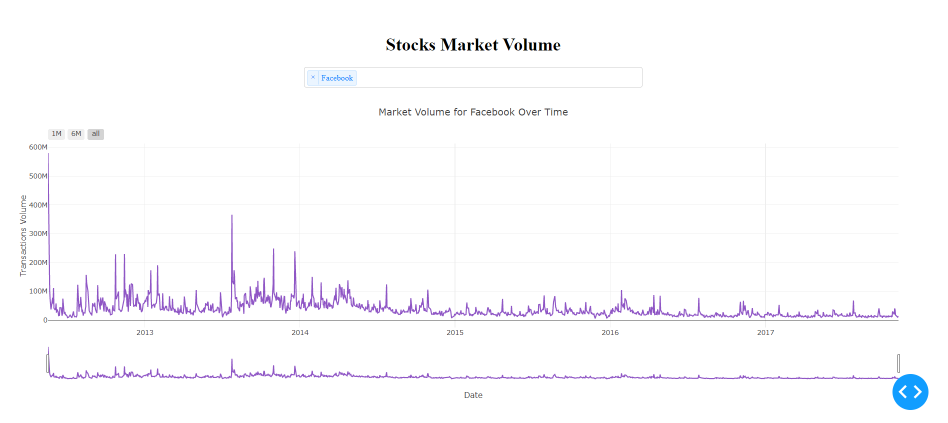
#> input picture stock-price-prediction/stock-market-volume-apple.png, 1896 x 846 px (shown at 1/2 size)
$ python -i cartoonfier.py   (imports and definitions only)
#> lines starting #> are read from the running program, lines starting #| are printed output that depends on the picture; after the words box and inside, x2 and y2 are one past the last pixel; in counts of white or black regions, pixels touching at a corner belong together
import cv2
import easygui
import numpy as np
import imageio
import sys
import matplotlib.pyplot as plt
import os

"""## Xây dựng hàm upload để mở tệp hình ảnh"""


def upload():
    ImagePath = easygui.fileopenbox()
    cartoonify(ImagePath)


"""## Xử lí ảnh"""

from pathlib import WindowsPath


def cartoonify(ImagePath):
    # read the image
    img = cv2.imread(ImagePath)
#> img is the input picture: shape (846, 1896, 3); mean B, G, R 252.9, 250.9, 251.4
    img = cv2.cvtColor(img, cv2.COLOR_BGR2RGB)
    print(img)
#> (printed output is left out)

    if img is None:
        print("Can not find any image. Choose appropriate file")
        sys.exit()

    resize1 = cv2.resize(img, (960, 540))
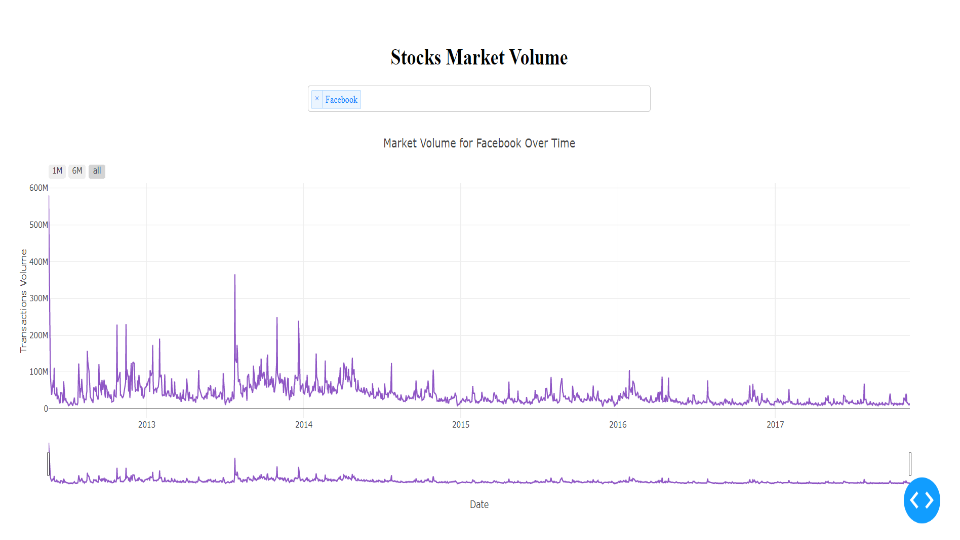
#> resize1: shape (540, 960, 3); mean R, G, B 251.4, 250.9, 252.9
    plt.imshow(resize1, cmap='gray')

    # converting an image to grayscale
    gray_scale_img = cv2.cvtColor(img, cv2.COLOR_BGR2GRAY)
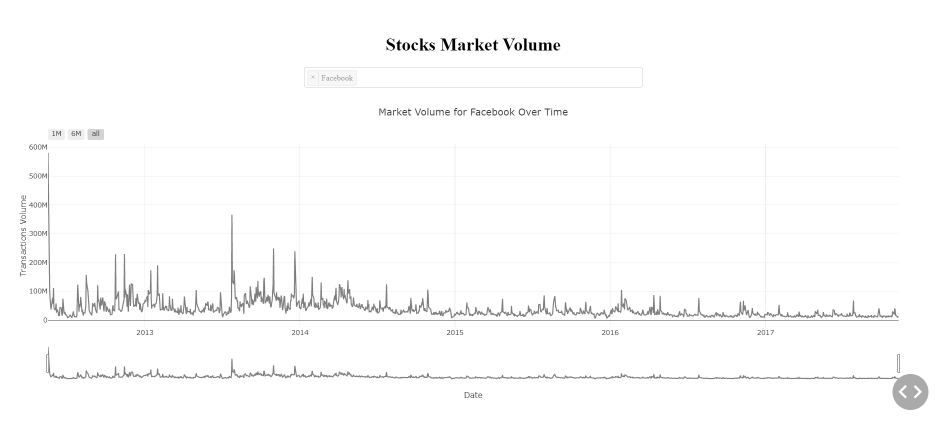
#> gray_scale_img: shape (846, 1896) (shown at 1/2 size); min 0, max 255, mean 251.5
    resize2 = cv2.resize(gray_scale_img, (960, 540))
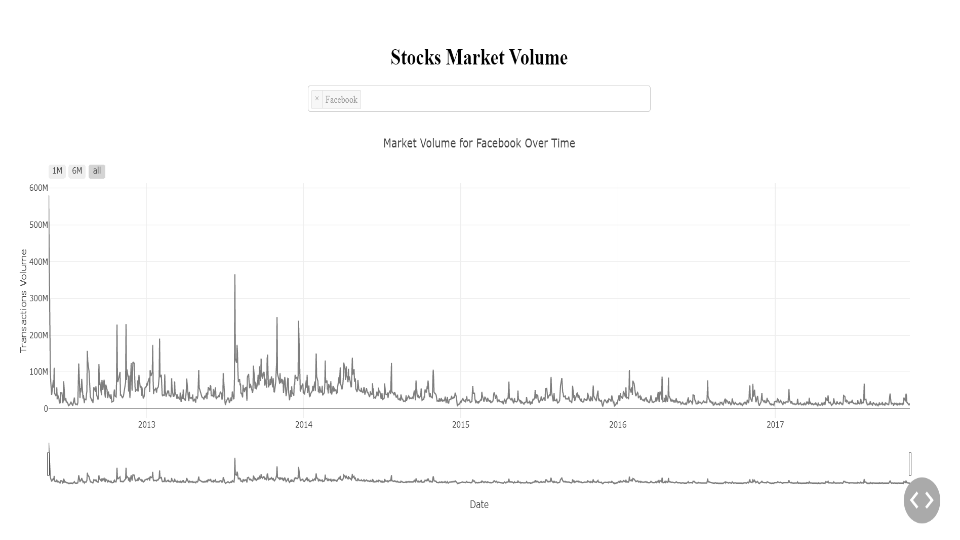
#> resize2: shape (540, 960); min 0, max 255, mean 251.6
    plt.imshow(resize2, cmap='gray')

    # applying median blur to smoothen an image
    smooth_gray_scale = cv2.medianBlur(gray_scale_img, 5)
    resize3 = cv2.resize(smooth_gray_scale, (960, 540))
    plt.imshow(resize3, cmap='gray')

    # retrieving the edges for cartoon effect using thresholding technique
    getEdge = cv2.adaptiveThreshold(smooth_gray_scale, 255,
                                   cv2.ADAPTIVE_THRESH_MEAN_C,
                                   cv2.THRESH_BINARY, 9, 9)
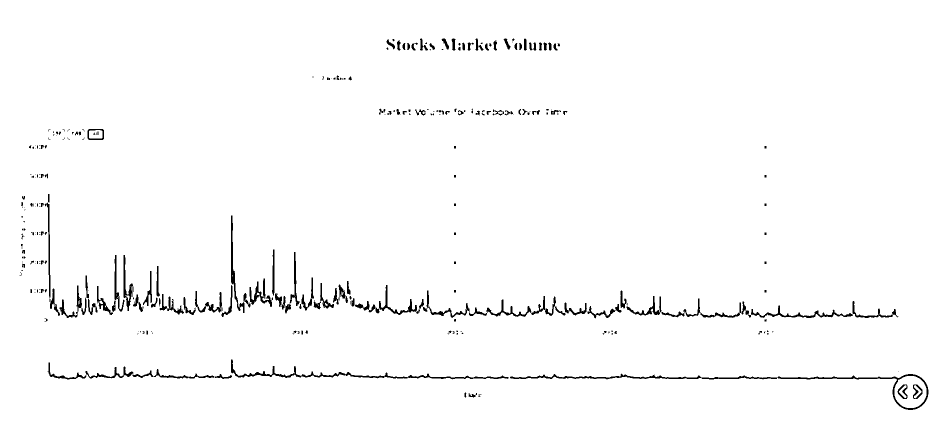
#> getEdge: shape (846, 1896) (shown at 1/2 size); 98% white; 333 black regions (170 under 20 px), largest, box (x1, y1, x2, y2) and area: (462, 719, 1017, 759) 2306, (1555, 748, 1857, 820) 1522, (1020, 747, 1402, 759) 1310
    resize4 = cv2.resize(getEdge, (960, 540))
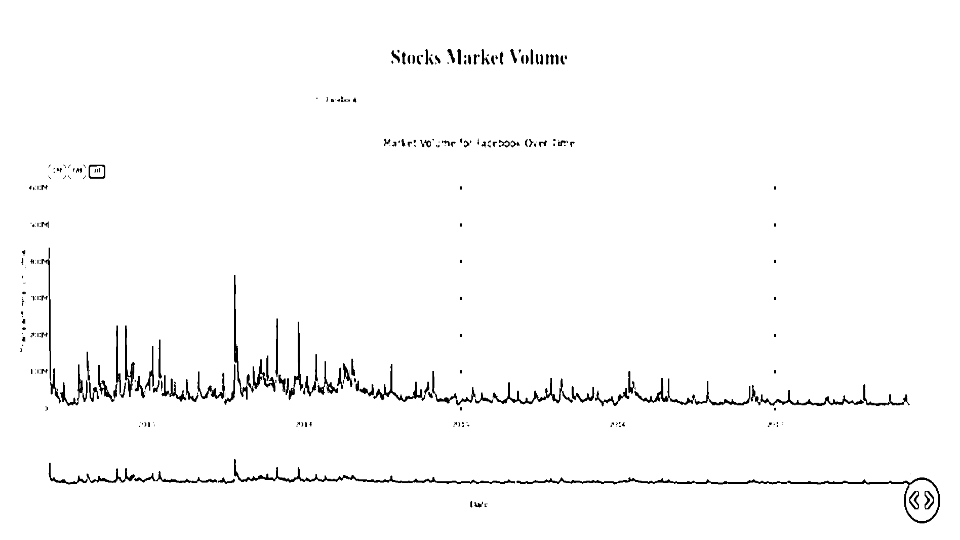
#> resize4: shape (540, 960); min 0, max 255, mean 249.9
    plt.imshow(resize4, cmap='gray')

    # applying bilateral filter to remove noise, keep edge sharp as required
    colorImage = cv2.bilateralFilter(img, 9, 300, 300)
    resize5 = cv2.resize(colorImage, (960, 540))
    plt.imshow(resize5, cmap='gray')

    # masking edged image with our "BEAUTIFY" image
    cartoonImage = cv2.bitwise_and(colorImage, colorImage, mask=getEdge)
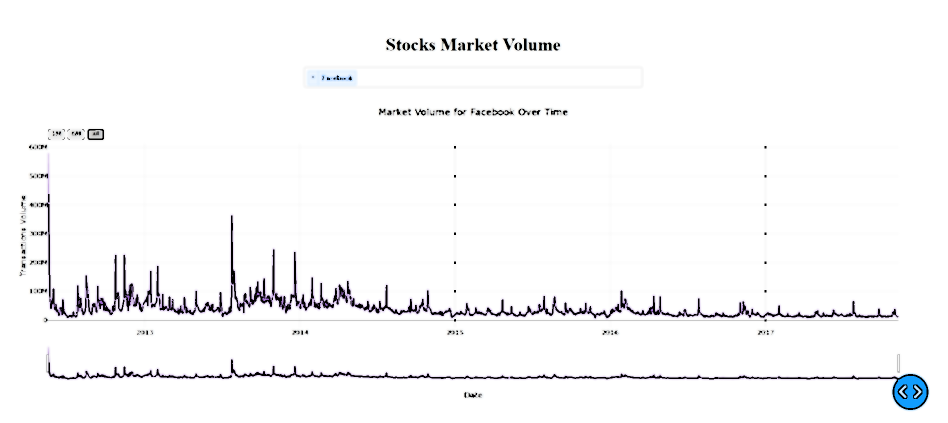
#> cartoonImage: shape (846, 1896, 3) (shown at 1/2 size); mean R, G, B 248.1, 248.1, 248.9
    resize6 = cv2.resize(cartoonImage, (960, 540))
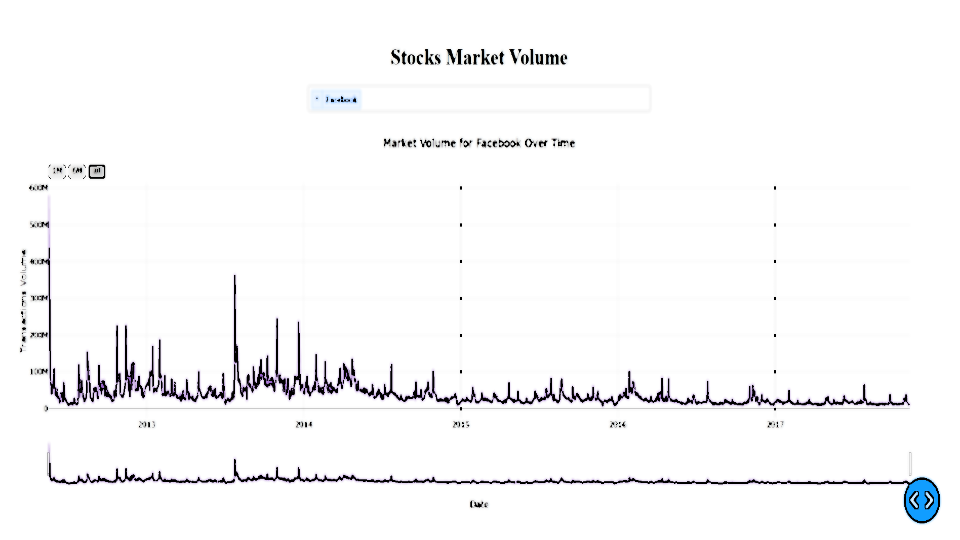
#> resize6: shape (540, 960, 3); mean R, G, B 248.2, 248.1, 248.9
    plt.imshow(resize6, cmap='gray')

    # Plotting the whole transition
    images = [resize1, resize2, resize3, resize4, resize5, resize6]
    fig, axes = plt.subplots(3, 2, figsize=(8, 8),
                             subplot_kw={'xticks': [], 'yticks': []},
                             gridspec_kw=dict(hspace=0.1, wspace=0.1))

    for i, ax in enumerate(axes.flat):
        ax.imshow(images[i], cmap='gray')
    plt.show()


"""## Hàm lưu hình ảnh kết quả"""


def save(ReSized6, ImagePath):
    newName = "cartoonified_Image"
    path1 = os.path.dirname(ImagePath)
    extension = os.path.splitext(ImagePath)[1]
    path = os.path.join(path1, newName + extension)
    cv2.imwrite(path, cv2.cvtColor(ReSized6, cv2.COLOR_RGB2BGR))
    I = "Image saved by name " + newName + " at " + path
    tk.messagebox.showinfo(title=None, message=I)

>>> result = cartoonify('../stock-price-prediction/stock-market-volume-apple.png')

$ run again, on stock-price-prediction/stock-price-analysis-dashboard-apple.png
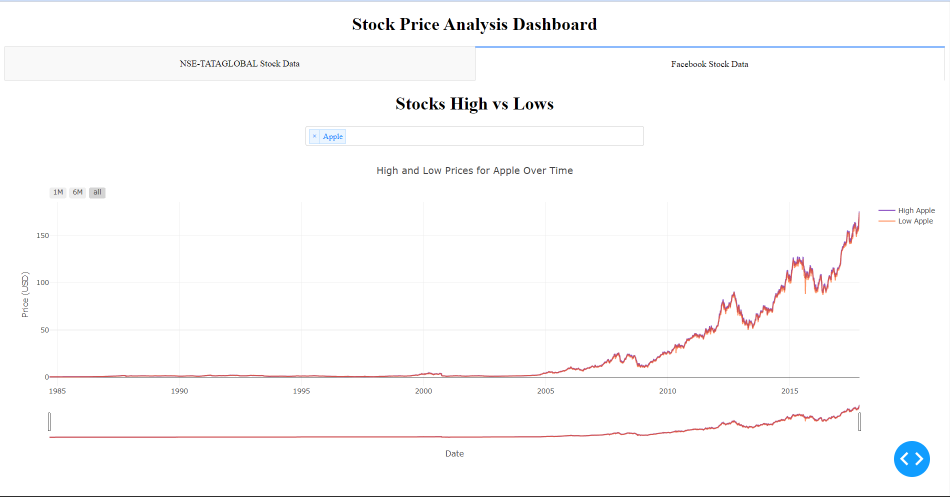
#> input picture stock-price-prediction/stock-price-analysis-dashboard-apple.png, 1900 x 993 px (shown at 1/2 size)
#> in cartoonify, img is the input picture: shape (993, 1900, 3); mean B, G, R 251.7, 251.2, 251.6
#> (printed output is left out)
#> in cartoonify, `getEdge = cv2.adaptiveThreshold(smooth_gray_scale, 255, cv2.ADAPTIVE_T..`:
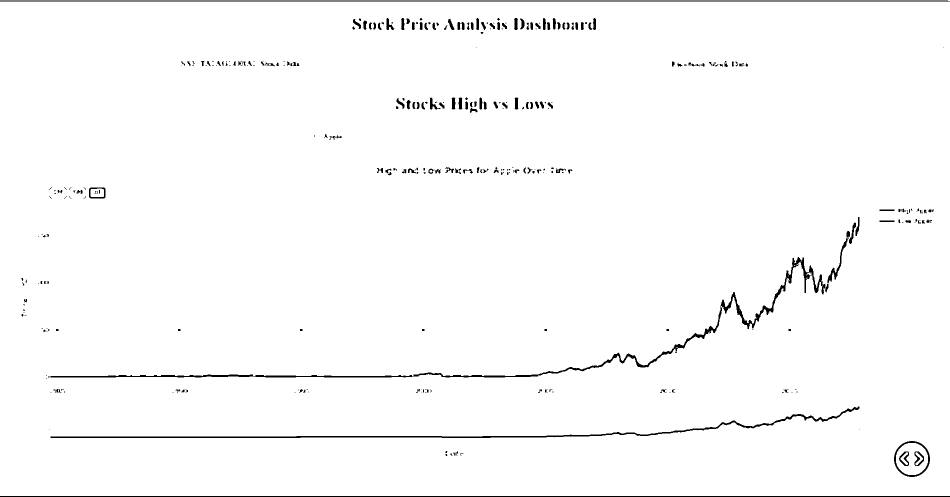
#> getEdge: shape (993, 1900) (shown at 1/2 size); 98.4% white; 377 black regions (222 under 20 px), largest, box (x1, y1, x2, y2) and area: (101, 514, 1651, 755) 8140, (101, 813, 1719, 876) 5277, (0, 1, 1900, 3) 3796
#> in cartoonify, `resize6 = cv2.resize(cartoonImage, (960, 540))`:
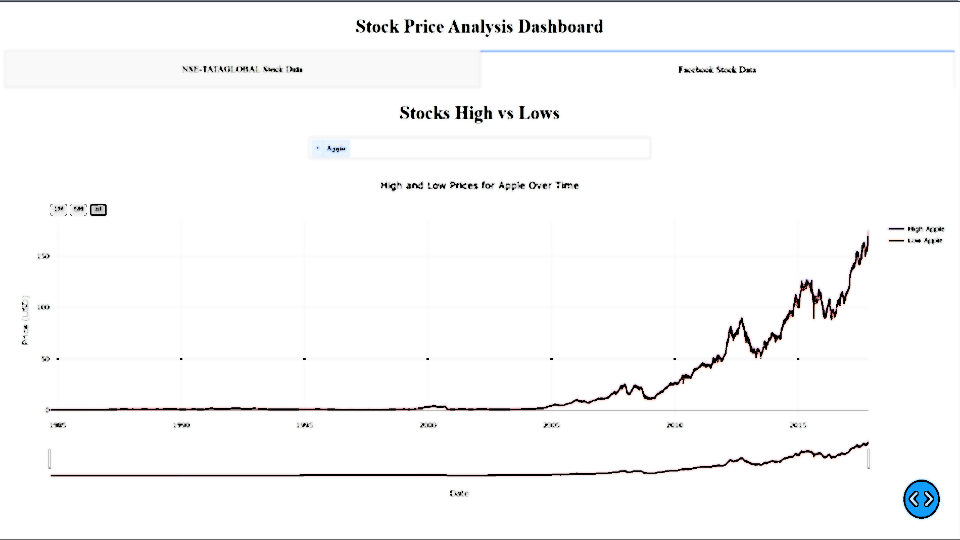
#> resize6: shape (540, 960, 3); mean R, G, B 249, 249.1, 249.4
